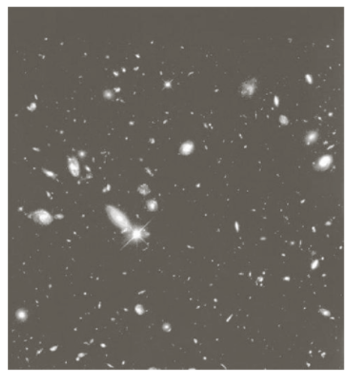
%> input picture assets/stars.png, 349 x 379 px
$ octave imageThresholding.m   (GNU Octave 9; MATLAB toolbox functions it lacks are replaced by stand-ins)
%> lines starting %> are read from the running program, lines starting %| are printed output that depends on the picture; in (x1, y1, x2, y2) boxes, pixels count from 0 and x2, y2 are one past the last pixel; in counts of white or black regions, pixels touching at a corner belong together; the program's own positions count from 1
A=rgb2gray(imread("E:assets\stars.png"));
%> A: size 379x349 uint8; min 84, max 255, mean 109.6
[R C]=size(A);  % get the size of A and store it r and c
%> R = 379; C = 349
figure;imshow(A);

% Blurred image by different filters
k=5
filter=k*k;
init=round(k/2);
termint=(round(k/2)-1);

B=zeros(R,C);

for i=init:1:R-termint
    for j=init:1:C-termint
        myN=A(i-termint:i+termint,j-termint:j+termint);
        myNR=reshape(myN,1,[]);
        myNRS=sum(myNR);
        myValue=myNRS/filter;
        B(i,j)=myValue;
    end
end
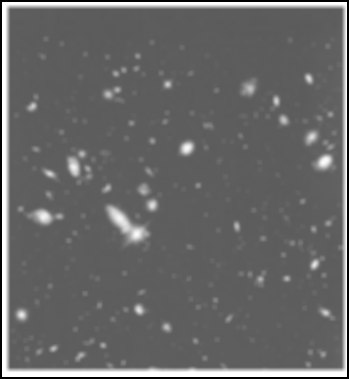
%> B: size 379x349 double; min 0, max 255, mean 104.1

figure;imshow(B,[]);

%Image thresholding

C=uint8(B);
[row col]=size(C);
%> row = 379; col = 349

for i=1:1:row
    for j=1:1:col
        if(C(i,j)>128)
            C(i,j)=255;
        else
            C(i,j)=0;
        end
    end
end
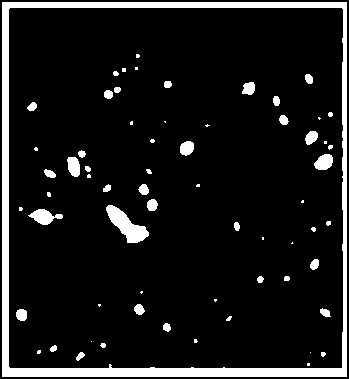
%> C: size 379x349 uint8; 9.9% white; 65 white regions (27 under 20 px), largest, box (x1, y1, x2, y2) and area: (2, 2, 347, 377) 9327, (106, 205, 149, 243) 732, (28, 209, 63, 225) 301

figure;imshow(C);

% add image thresholding values back to original image
[row col]=size(C);

for i=1:1:row
    for j=1:1:col
        if(C(i,j)==255)
            C(i,j)=A(i,j);
        end
    end
end
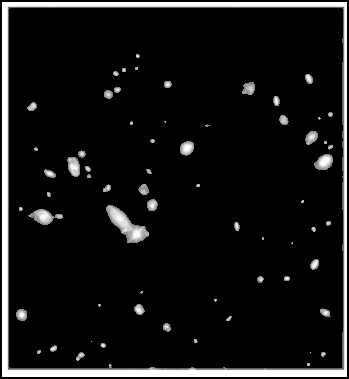
%> C: size 379x349 uint8; 5.31% of pixels changed, all inside (x1, y1, x2, y2) = (7, 6, 345, 371)
% Sharpened Image
figure;imshow(C);
